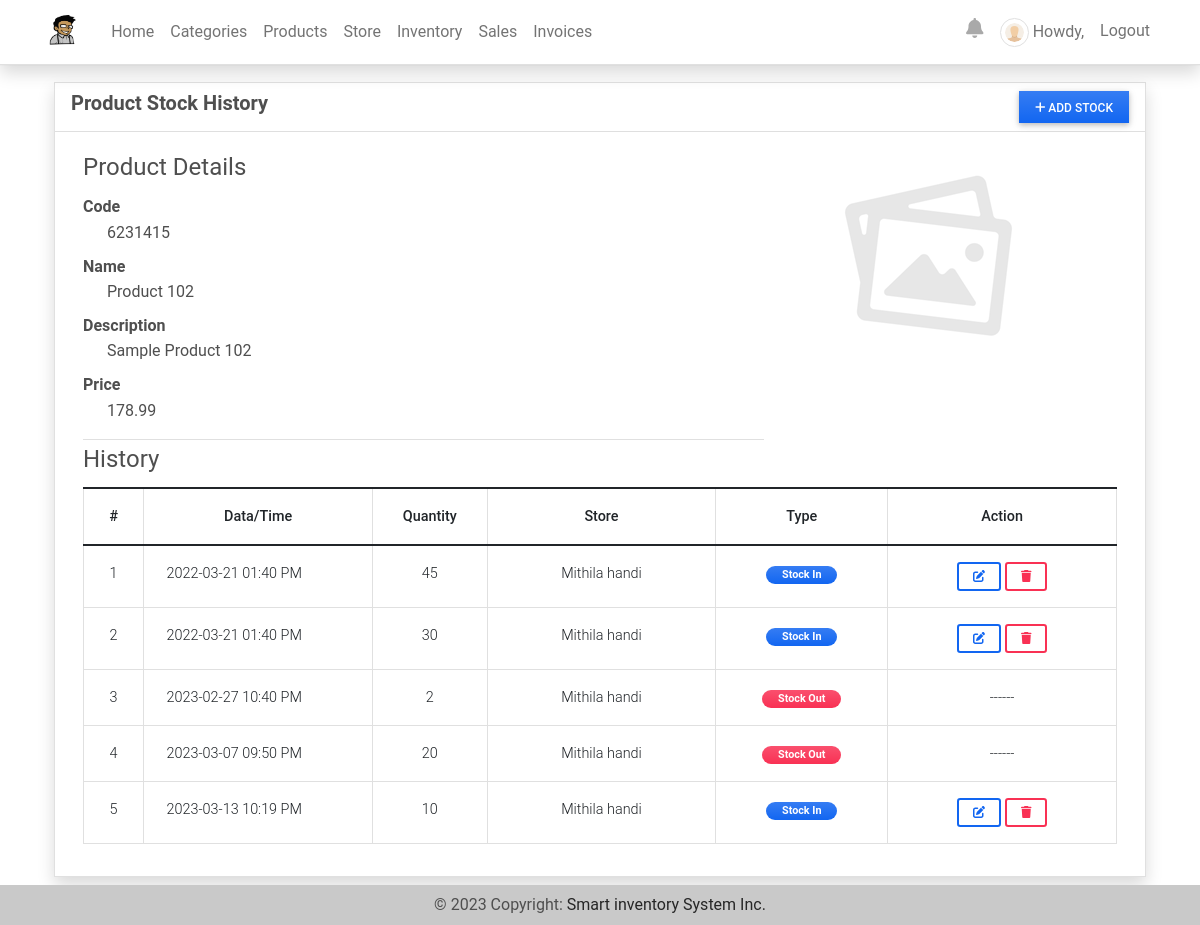
The page /inventory/2 (signed in) on the database its author committed.
### imsApp/models.py (models this page shows, shortened)
class Product(models.Model):
    code=models.CharField(max_length=100,blank=True, null=True)
    name=models.CharField(max_length=250,blank=True, null=True)
    description = models.TextField()
    price = models.FloatField(default=0)
    status = models.CharField(max_length=2, choices=(('1','Active'),('2','Inactive')), default=1)
    image = models.ImageField(upload_to='uploads/products/',default='default_product_image.png',blank=True, null=True)
    date_created = models.DateTimeField(default=timezone.now)
    date_updated = models.DateTimeField(auto_now=True)
    def __str__(self):
        return self.code + ' - ' + self.name

class Stock(models.Model):
    product = models.ForeignKey(Product, on_delete=models.CASCADE)
    quantity = models.FloatField(default=0)
    store = models.ForeignKey(Store,on_delete=models.SET_NULL, null=True, default=None)
    type = models.CharField(max_length=2,choices=(('1','Stock-in'),('2','Stock-Out')), default = 1)
    date_created = models.DateTimeField(default=timezone.now)
    date_updated = models.DateTimeField(auto_now=True)

class Store(models.Model):
    name = models.CharField(max_length=250)
    address = models.TextField()
    category = models.ForeignKey(Category,on_delete=models.SET_NULL, null=True)
    products = models.ManyToManyField(Product, through='StoreProduct')
    date_created = models.DateTimeField(default=timezone.now)
    date_updated = models.DateTimeField(auto_now=True)
    owner = models.OneToOneField(User, default=1,on_delete=models.CASCADE ,blank=True, null=True)
    def __str__(self):
        return self.name

### imsApp/views.py (the view, shortened to what this page needs)
# urls.py: path('inventory/<int:pk>',views.inv_history,name='inventory-history-page'),
@login_required
def inv_history(request, pk= None):
    context['page_title'] = 'Inventory History'
    if pk is None:
        messages.error(request, "Product ID is not recognized")
        return redirect('inventory-page')
    else:
        if request.user.is_superuser:
            product = Product.objects.get(id = pk)
            stocks = Stock.objects.filter(product = product).all()
            context['product'] = product
            context['stocks'] = stocks
        return render(request, 'inventory-history.html', context )

### imsApp/templates/inventory-history.html (shortened to what this page needs)
{% extends 'base.html' %} {% load humanize %} {% block pageContent %}
<div class="container pt-3">
    <div class="card card-default border shadow rounded-0">
        <div class="card-header">
            <div class="w-100 d-flex justify-content-between">
                <h5 class="fw-bolder card-title">Product Stock History</h5>
                {% if not isuser %}
                <button class="btn btn-primary btn-sm rounded-0 bg-gradient px-3" type="button" id="add_stock"><i class="fa fa-plus"></i> Add Stock</button>
                {% endif %}
            </div>
        </div>
        <div class="card-body">
            <div class="container-fluid">
                <div class="row">
                    <div class="col-lg-8 col-md-8">
                        <fieldset class="border-bottom">
                            <legend>Product Details</legend>
                            <dl>
                                <dt class="tex-muted">Code</dt>
                                <dd class="ps-4">{{ product.code }}</dd>
                                <dt class="tex-muted">Name</dt>
                                <dd class="ps-4">{{ product.name }}</dd>
                                <dt class="tex-muted">Description</dt>
                                <dd class="ps-4">{{ product.description }}</dd>
                                <dt class="tex-muted">Price</dt>
                                <dd class="ps-4">{{ product.price|intcomma }}</dd>
                            </dl>
                        </fieldset>
                    </div>
                    <div class="col-lg-4 col-md-4">
                        <img class="img img-fluid img-rounded" src="{{ product.image.url }}" alt="{{ product.name }}">
                    </div>
                </div>
                <fieldset>
                    <legend>History</legend>
                    <table class="table table-bordered" id="stock-tbl">
                        <colgroup>
                            {% if not isuser %}
                            <col width="5%">
                            <col width="20%">
                            <col width="10%">
                            <col width="20%">
                            <col width="15%">
                            <col width="20%">
                            {% else %}
                            <col width="10%">
                            <col width="30%">
                            <col width="15%">
                            <col width="20%">
                            <col width="25%">
                            {% endif %}
                        </colgroup>
                        <thead>
                            <th class="text-center">#</th>
                            <th class="text-center">Data/Time</th>
                            <th class="text-center">Quantity</th>
                            <th class="text-center">Store</th>
                            <th class="text-center">Type</th>
                            {% if not isuser %}
                                <th class="text-center">Action</th>
                            {% endif %}
                        </thead>
                        <tbody>
                            {% for stock in stocks %}
                            <tr>
                                <td class="text-center">{{ forloop.counter }}</td>
                                <td class="">{{ stock.date_created|date:"Y-m-d h:i A" }}</td>
                                <td class="text-center">{{ stock.quantity|floatformat:0|intcomma }}</td>
                                <td class="text-center">{{ stock.store }}</td>
                                <td class="text-center">
                                    {% if stock.type == '1' %}
                                    <span class="badge px-3 rounded-pill bg-primary bg-gradient">Stock In</span> {% else %}
                                    <span class="badge px-3 rounded-pill bg-danger bg-gradient">Stock Out</span> {% endif %}
                                </td>
                                {% if not isuser %}
                                <td class="text-center">
                                    {% if stock.type == '1' %}
                                    <a class="btn btn-outline-primary btn-sm edit-data" href="javascript:void(0)" data-id="{{ stock.pk }}" title="Edit">
                                        <i class="fa fa-edit"></i>
                                    </a>
                                    <button class="btn btn-outline-danger btn-sm delete-data" type="button" data-id="{{ stock.pk }}" title="Delete">
                                        <i class="fa fa-trash"></i>
                                    </button>
                                    {% else %}
                                    ------
                                    {% endif %}
                                </td>
                                {% endif %}
                            </tr>
                            {% endfor %}
                        </tbody>
                    </table>
                </fieldset>
            </div>
        </div>
    </div>
</div>
{% endblock pageContent %}

### static/assets/default/css/style.css (style rules this page uses)
html, body { height: 100%; width: 100%; max-height: 100%; overflow: auto; display: flex; flex-direction: column; }

### rows shown on the page
Product: code "6231415", name "Product 102", description "Sample Product 102", price "178.99", image (placeholder picture)
Stock: date_created "2022-03-21 01:40 PM", quantity "45", store "Mithila handi", type "Stock In"
Stock: date_created "2022-03-21 01:40 PM", quantity "30", store "Mithila handi", type "Stock In"
Stock: date_created "2023-02-27 10:40 PM", quantity "2", store "Mithila handi", type "Stock Out"
Stock: date_created "2023-03-07 09:50 PM", quantity "20", store "Mithila handi", type "Stock Out"
Stock: date_created "2023-03-13 10:19 PM", quantity "10", store "Mithila handi", type "Stock In"
